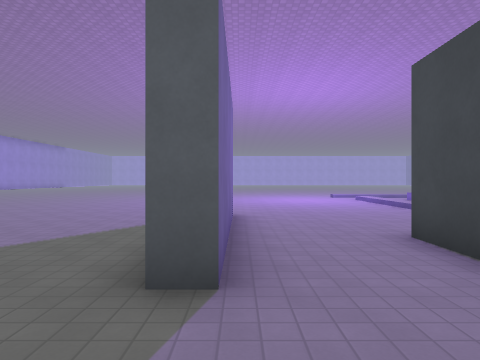
View 1 (above)

24 first-person views from a walk through a 3-D level made in the Godot game engine. The camera is 1.5 m above the floor, looks level and sees 70° across. The floor is counted in squares, 2 m on a side. Each view is taken from the middle of a square. On the plan, view 1 faces up. The plan holds only what a view shows up to about 11 squares ahead; the rest is blank. The place goes on beyond the plan. Flat picture figures and markers are not drawn. Characters and animated objects are not drawn. Surface patterns are stand-ins for the level's own textures.

View 2
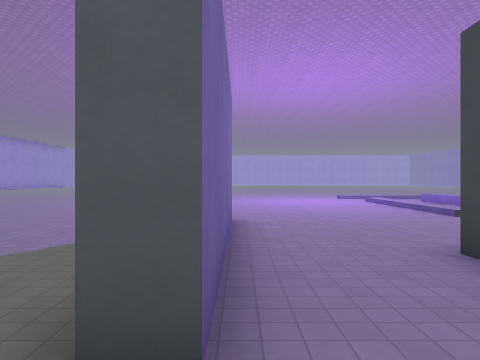

View 3
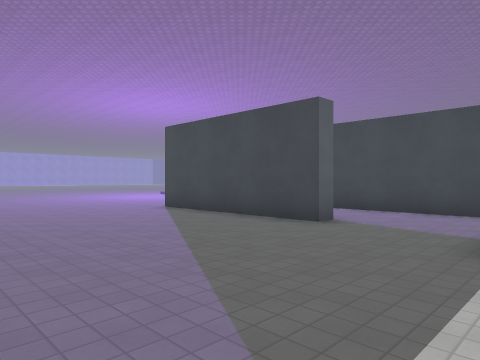

View 4
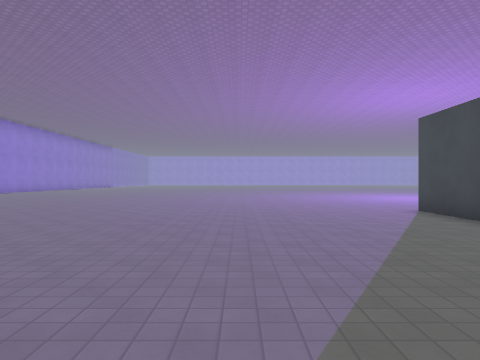

View 5
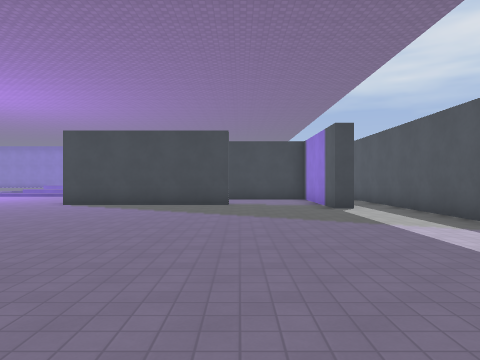

View 6
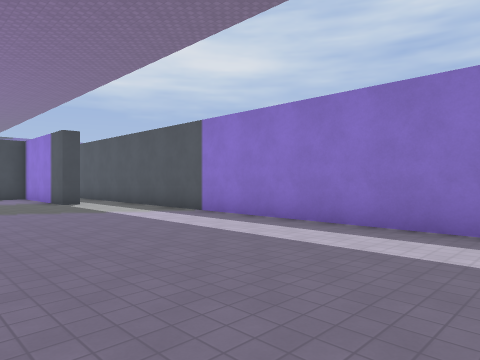

View 7
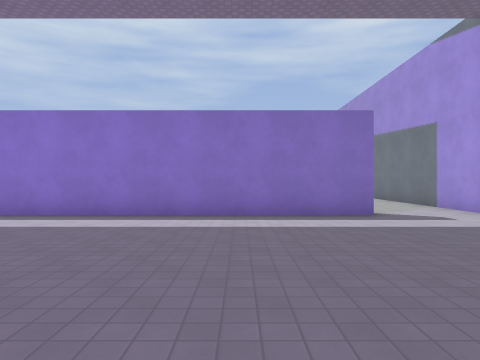

View 8
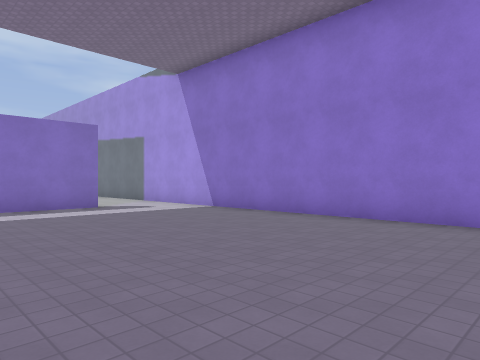

View 9
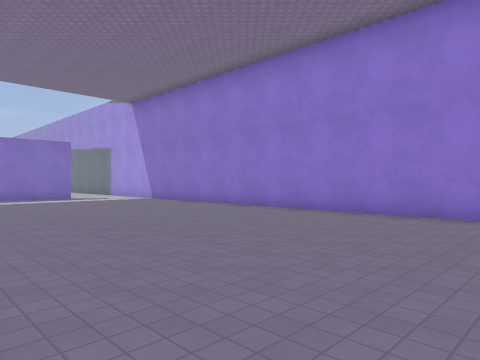

View 10
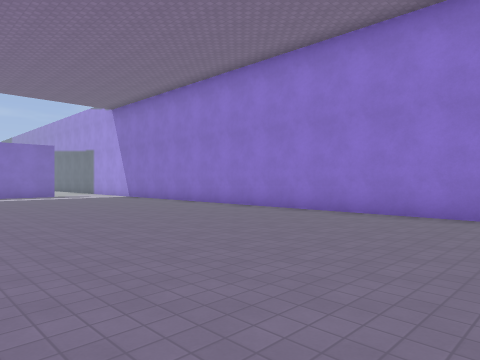

View 11
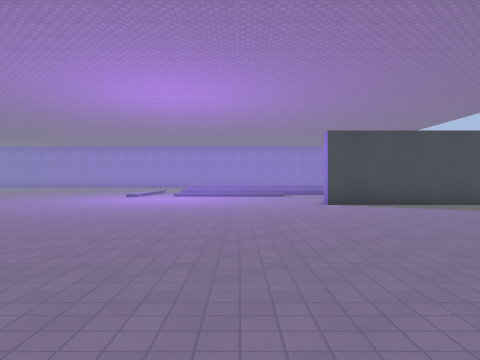

View 12
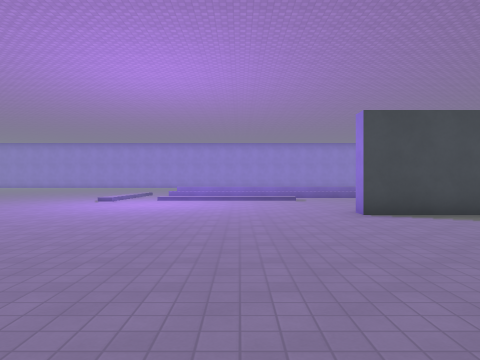

View 13
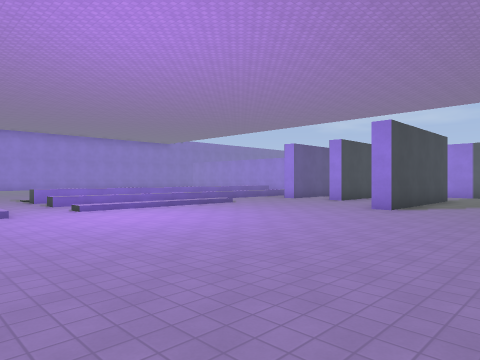

View 14
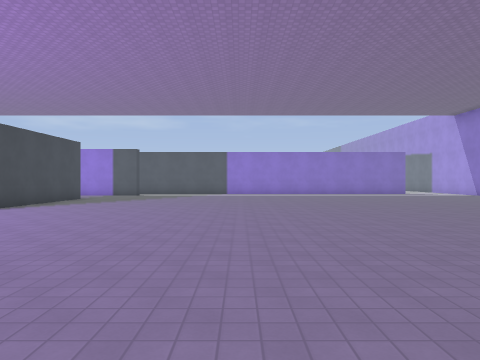

View 15
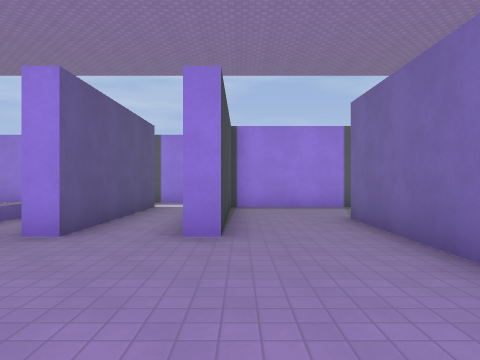

View 16
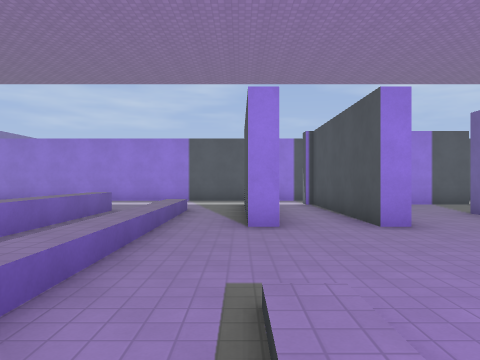

View 17
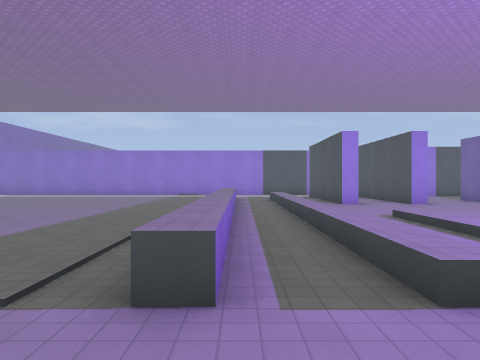

View 18
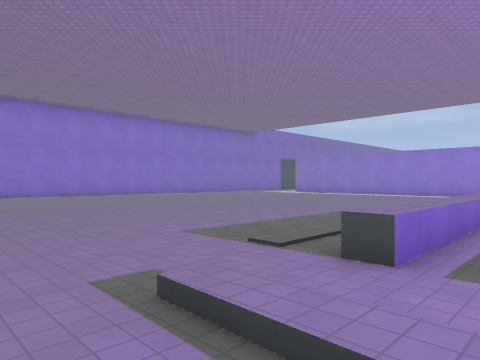

View 19
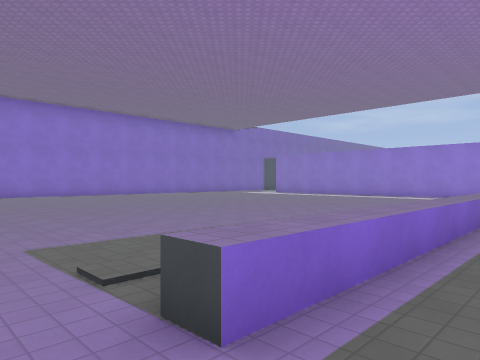

View 20
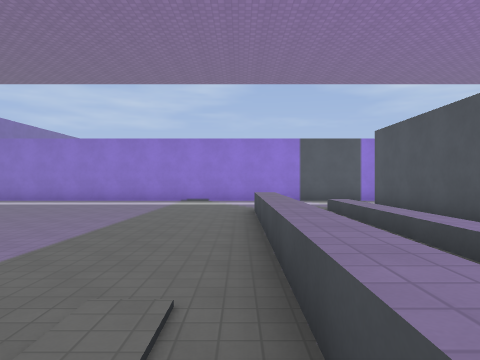

View 21
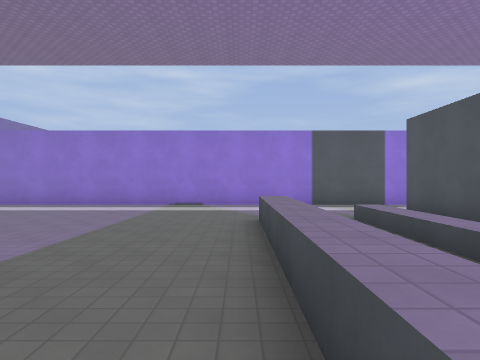

View 22
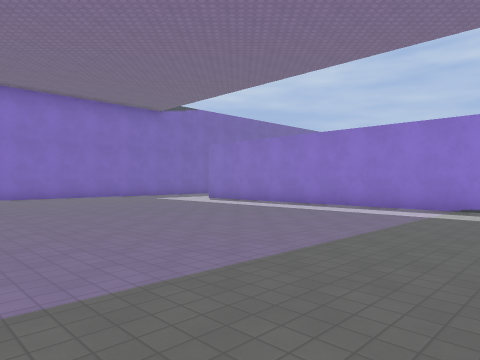

View 23
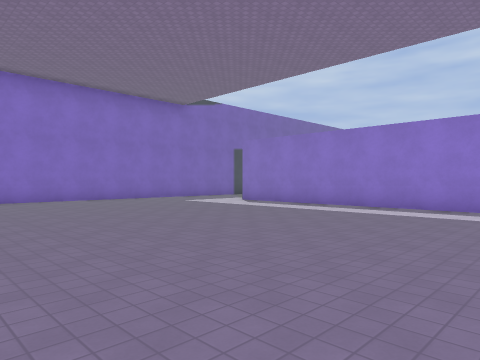

View 24
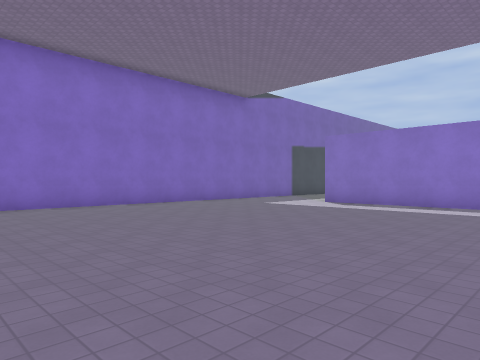

### Floor plan
Key: @ floor where view 1 was taken; # wall or solid block; . floor; ^ raised ledge.
Columns run from 19 left of view 1 to 24 right of it. Each row starts with its distance up from view 1.
 16             .  ........   . ..
 15            ... .........  .........
 14      .. . .............................
 13 #.......  .............................
 12 #.........................^^...........
 11 #.........................^^...........
 10 #.........................^^..........
  9 #.........................^^.........
  8 #.........................^^.........
  7 #.................#.......^^..............
  6 #.................#.......^^...............#
  5 #.................#.......^^...............#
  4 #.......  ........#..#.#..^^...............#
  3 #.................#..#.#..^^...............#
  2 #....................#.#..^^...............#
  1 #....................#.#..................
  0 #..................@.#.#.................
 -1 #................######.................
 -2 #..#################  #################
 -3 #...
 -4 #..
 -5 #..
 -6 #..

Where each view was taken, in squares from view 1:
view 1: 0 up, 0 right, facing up
view 2: 1 up, 0 right, facing up
view 3: 1 down, 6 left, facing up-right
view 4: 1 down, 5 left, facing up
view 5: 2 up, 11 left, facing right
view 6: 3 up, 13 left, facing down-right
view 7: 5 up, 13 left, facing down
view 8: 7 up, 12 left, facing down-left
view 9: 12 up, 11 left, facing down-left
view 10: 14 up, 11 left, facing down-left
view 11: 10 up, 11 left, facing right
view 12: 10 up, 8 left, facing right
view 13: 16 up, 4 left, facing down-right
view 14: 16 up, 7 left, facing down
view 15: 9 up, 2 right, facing down
view 16: 10 up, 5 right, facing down
view 17: 15 up, 8 right, facing down
view 18: 16 up, 7 right, facing down-right
view 19: 14 up, 7 right, facing down-right
view 20: 10 up, 9 right, facing down
view 21: 8 up, 9 right, facing down
view 22: 7 up, 9 right, facing down-right
view 23: 7 up, 11 right, facing down-right
view 24: 8 up, 14 right, facing down-right
